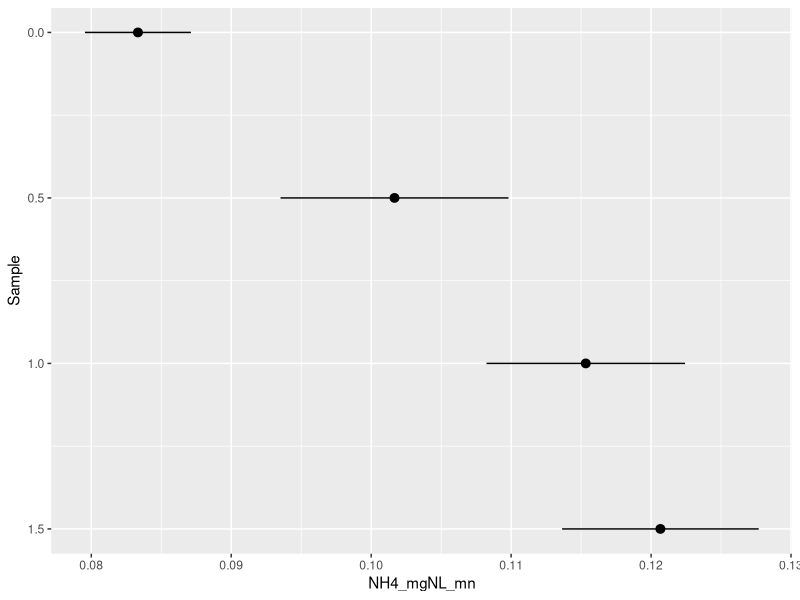

Write the R code that produced this figure.
### Grouped data summary ###

library(tidyverse)
library(here)

############
### Data ###
############
dat <- read.csv(here("data", "ENSC140_lakechems.csv"))

### Data summary ###
## Mean & SD of analytical replicates
dat.sum <- dat %>% select(-rep) %>% group_by(Sample) %>%
                   summarize(across(where(is.numeric),
                                    list(mn = mean, SD = sd), na.rm = TRUE))

dat.sum <- dat.sum %>% mutate(Sample = ifelse(Sample == "S", 0, Sample)) %>%
                       mutate(Sample = as.numeric(Sample))
  
############                             
### Plot ###
############
pl <- dat.sum %>% ggplot(aes(x = NH4_mgNL_mn, y = Sample)) +
                      geom_pointrange(aes(xmin = NH4_mgNL_mn - NH4_mgNL_SD,  xmax = NH4_mgNL_mn + NH4_mgNL_SD)) +
                      scale_y_reverse()

